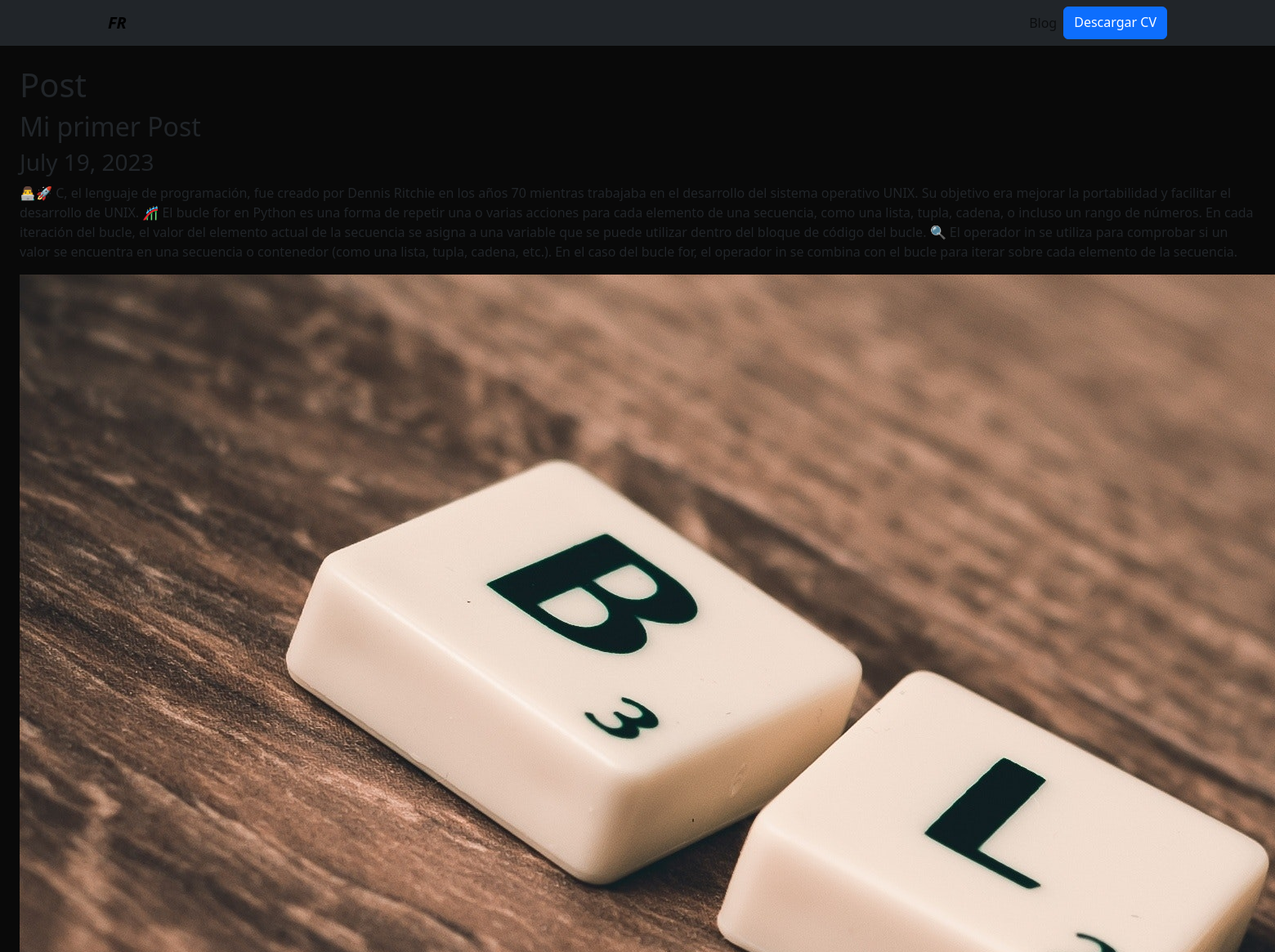
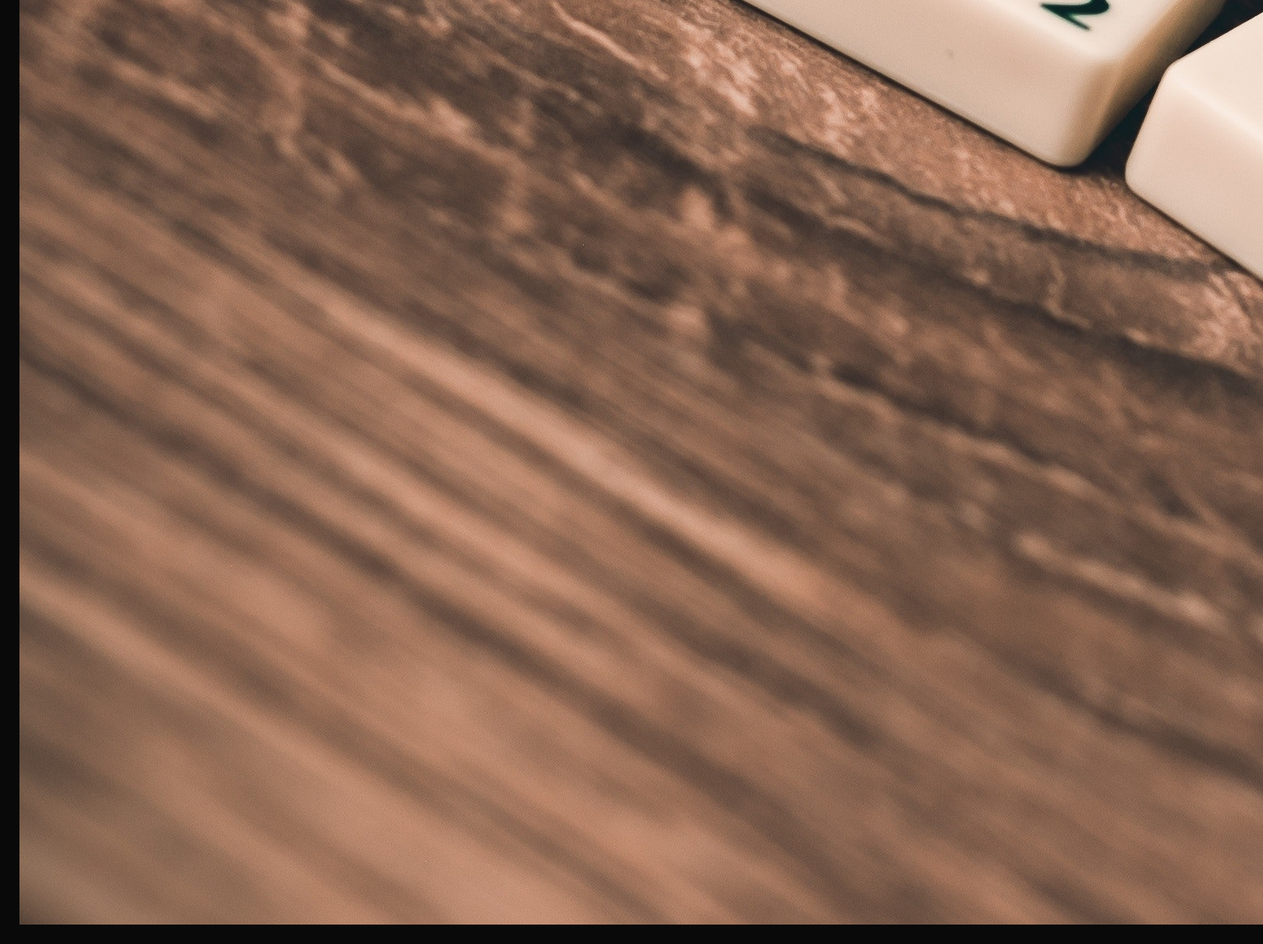
Page /blog/1/ on the committed database (2 pictures, top to bottom).
### blog/models.py (models this page shows)
class Post(models.Model):
    title = CharField(max_length=100)
    description = TextField(max_length=1000)
    image = ImageField(upload_to='blog/images')
    date = DateField(datetime.date.today)

### blog/views.py (the view)
# urls.py: path('<int:post_id>/', post_detail, name='post_detail'),
def post_detail(request, post_id):
    post = get_object_or_404(Post, id=post_id)
    return render(request, 'post_detail.html', {
        'post': post
    })

### blog/templates/post_detail.html
{% extends 'layout.html' %}
{% block content %}
<h1>Post</h1>
<h2>{{post.title}}</h2>
<h3>{{post.date}}</h3>
<p>{{post.description|safe}}</p>
<img src="{{post.image.url}}" alt="{{post.title}}">
{% endblock %}

### portfolio/static/main.css (style rules this page uses)
body { background: #090909; }

### rows in the picture
Post: title "Mi primer Post", date "July 19, 2023", description "👨‍💻🚀 C, el lenguaje de programación, fue creado por Dennis Ritchie en los años 70 mientras trabajaba en el desarrollo del sistema operativo UNIX. Su objetivo era mejorar la portabilidad y facilitar el desarrollo de UNIX. 🎢 El bucle for en Python es una forma de repetir una o varias acciones para cada elemento de una secuencia, como una lista, tupla, cadena, o incluso un rango de números. En cada iteración del bucle, el valor del elemento actual de la secuencia se asigna a una variable que se puede utilizar dentro del bloque de código del bucle. 🔍 El operador in se utiliza para comprobar si un valor se encuentra en una secuencia o contenedor (como una lista, tupla, cadena, etc.). En el caso…", image (picture)
